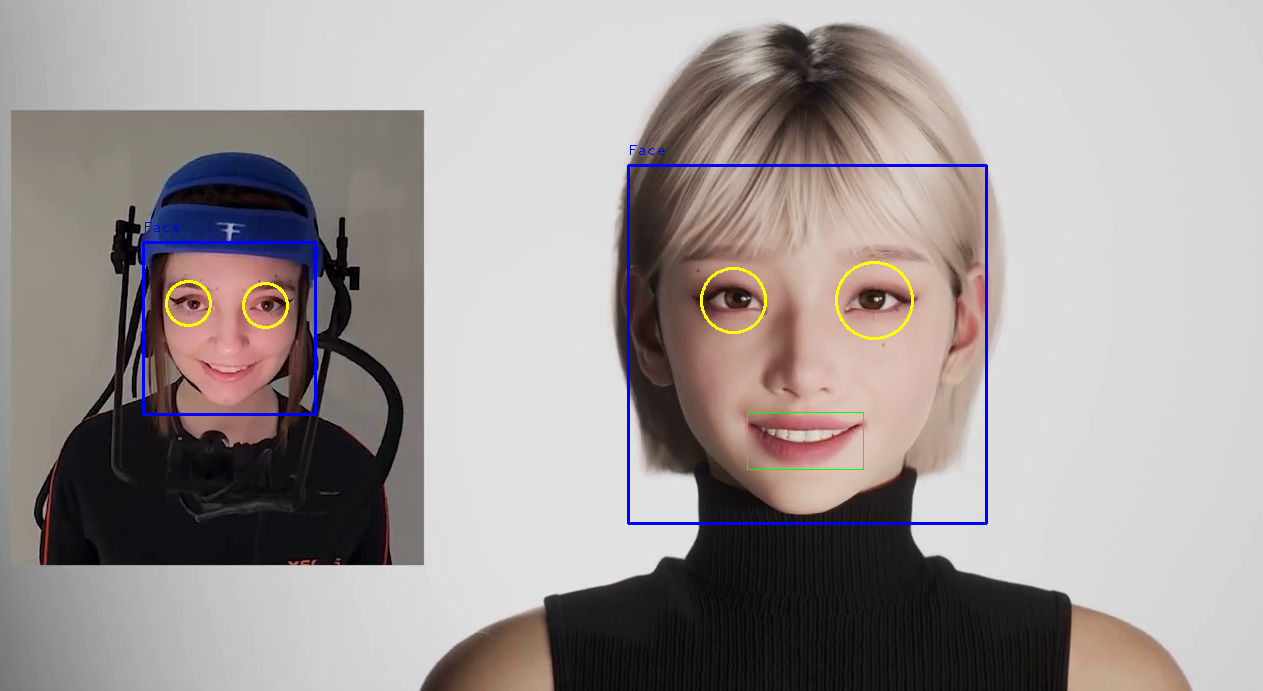
//> input picture Lab6/6.PNG, 1263 x 691 px, given in place of ZUA (Lab6).mp4, which was not available
$ ./6   (built with g++ and OpenCV 4)
//> lines starting //> are read from the running program, lines starting //| are printed output that depends on the picture; after the words box and inside, x2 and y2 are one past the last pixel; in counts of white or black regions, pixels touching at a corner belong together; pictures that were not available may be replaced by others from this repository, and a replacement may not be noted
#include <opencv2/opencv.hpp>
#include <iostream>

using namespace std;
using namespace cv;

int main() {
    // 1. Инициализация классификаторов
    CascadeClassifier faceSvm, eyeSvm, smileSvm;

    // Загрузка каскадов с проверкой
    if (!faceSvm.load("haarcascade_frontalface_default.xml") ||
        !eyeSvm.load("haarcascade_eye.xml") ||
        !smileSvm.load("haarcascade_smile.xml")) {
        cerr << "Ошибка: не удалось загрузить один из XML файлов каскада!" << endl;
        return -1;
    }

    // 2. Открытие видеофайла
    VideoCapture stream("ZUA (Lab6).mp4"); // Укажите верное расширение файла
    if (!stream.isOpened()) return -1;

    Mat frame, gray;

    while (stream.read(frame)) {
//> frame is the input picture: 691 rows x 1263 cols, CV_8UC3; mean B, G, R 150.5, 151.3, 158.4
        // Подготовка изображения (перевод в ч/б и выравнивание гистограммы для точности)
        cvtColor(frame, gray, COLOR_BGR2GRAY);
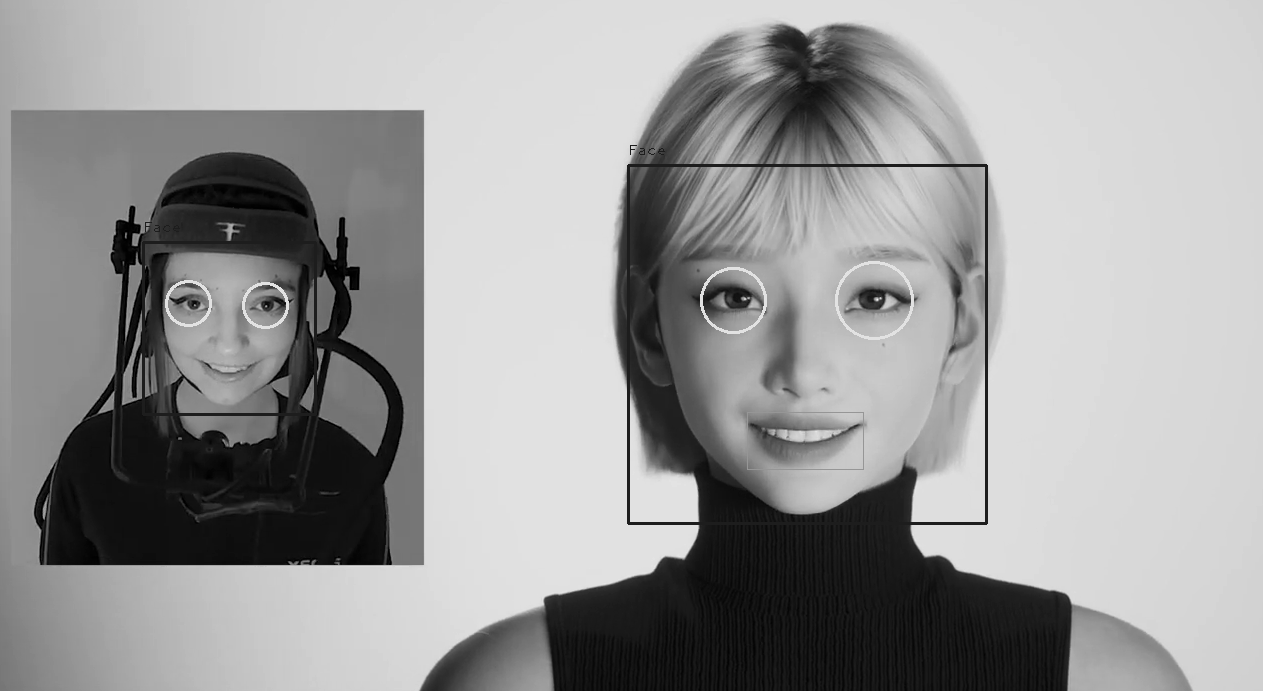
//> gray: 691 rows x 1263 cols, CV_8UC1; min 0, max 245, mean 153.4
        equalizeHist(gray, gray);
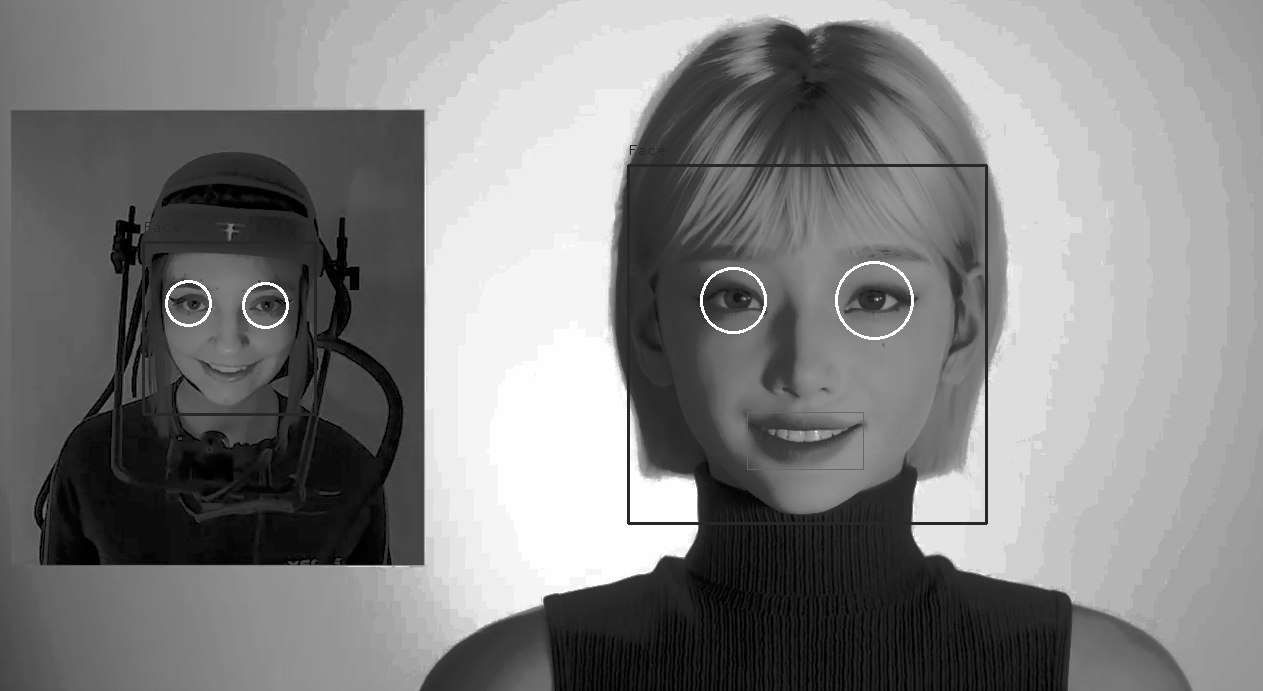
//> gray: 691 rows x 1263 cols, CV_8UC1; min 0, max 255, mean 129.5

        // Поиск лиц
        vector<Rect> faces;
        faceSvm.detectMultiScale(gray, faces, 1.15, 4, 0, Size(100, 100));
//> faces = 2 Rects (x, y, width, height): [144, 243, 156, 156], [635, 168, 349, 349]

        for (const auto& fBox : faces) {
            // Отрисовка лица: Квадрат (Синий)
            rectangle(frame, fBox, Scalar(255, 0, 0), 2);
            putText(frame, "Face", Point(fBox.x, fBox.y - 10), FONT_HERSHEY_PLAIN, 1.0, Scalar(255, 0, 0));

            // РАБОТА С ROI (Область лица)
            // Создаем мини-матрицы для поиска внутри лица
            Mat roiGray = gray(fBox);
            Mat roiColor = frame(fBox);

            // Поиск глаз внутри ROI лица
            vector<Rect> eyes;
            eyeSvm.detectMultiScale(roiGray, eyes, 1.1, 15, 0, Size(20, 20));
            for (const auto& eBox : eyes) {
                // Отрисовка глаз: Круг (Желтый)
                Point center(eBox.x + eBox.width / 2, eBox.y + eBox.height / 2);
                int radius = cvRound((eBox.width + eBox.height) * 0.25);
                circle(roiColor, center, radius, Scalar(0, 255, 255), 2);
            }

            // Поиск улыбки внутри ROI лица
            vector<Rect> smiles;
            // Увеличиваем minNeighbors (до 25-30), чтобы избежать ложных срабатываний
            smileSvm.detectMultiScale(roiGray, smiles, 1.8, 25, 0, Size(30, 30));
            for (const auto& sBox : smiles) {
                // Отрисовка улыбки: Квадрат (Зеленый)
                rectangle(roiColor, sBox, Scalar(0, 255, 0), 1);
            }
        }
//> this loop made 2 passes
//> (fBox, eyes) on pass 1: (Rect(144, 243, 156, 156), 1 Rect (x, y, width, height): [107, 51, 24, 24])
//> (fBox, smiles) on pass 2: (Rect(635, 168, 349, 349), 1 Rect (x, y, width, height): [112, 243, 117, 58])
//> pass 1, `putText(frame, "Face", Point(fBox.x, fBox.y - 10), FONT_HERSHEY_PLAIN,..`:
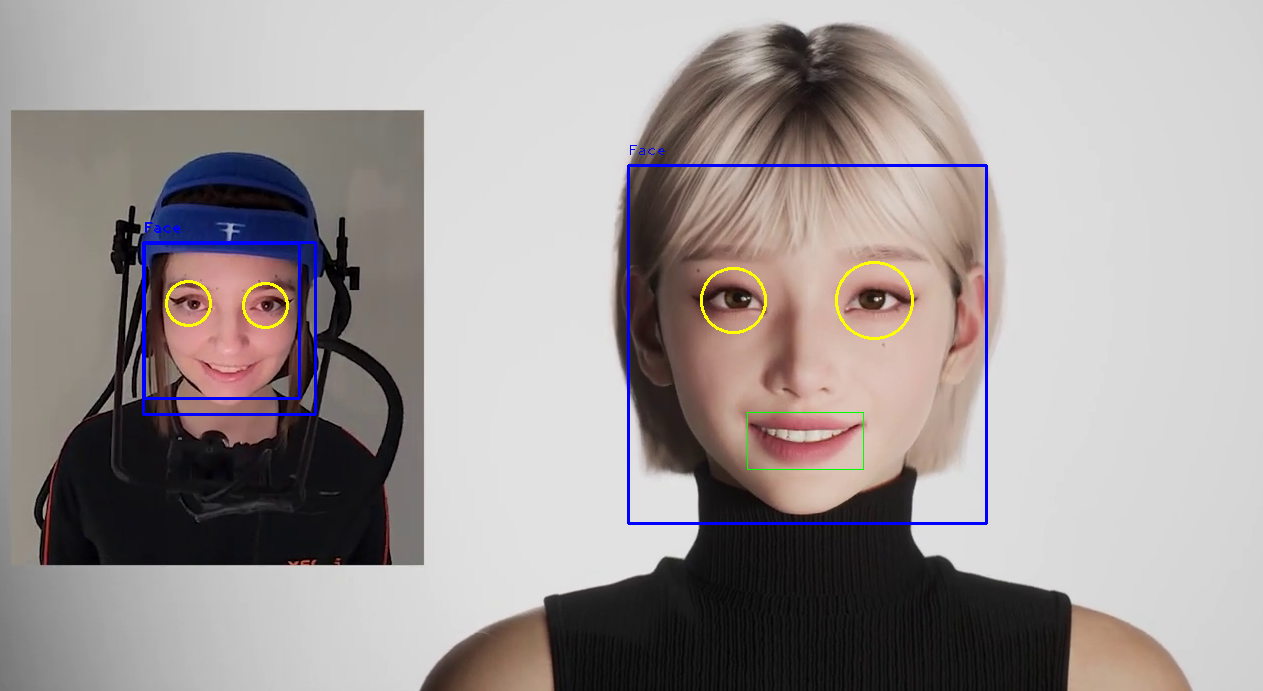
//> frame: 691 rows x 1263 cols, CV_8UC3; 0.15% of pixels changed, all inside (x1, y1, x2, y2) = (145, 223, 301, 400)
//> pass 1, `Mat roiGray = gray(fBox);`:
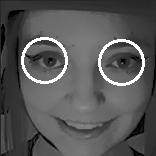
//> roiGray: 156 rows x 156 cols, CV_8UC1; min 0, max 255, mean 86.7
//> pass 1, `Mat roiColor = frame(fBox);`:
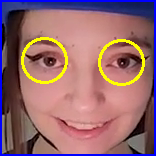
//> roiColor: 156 rows x 156 cols, CV_8UC3; mean B, G, R 110.4, 105.2, 148.2
//> pass 2, `putText(frame, "Face", Point(fBox.x, fBox.y - 10), FONT_HERSHEY_PLAIN,..`:
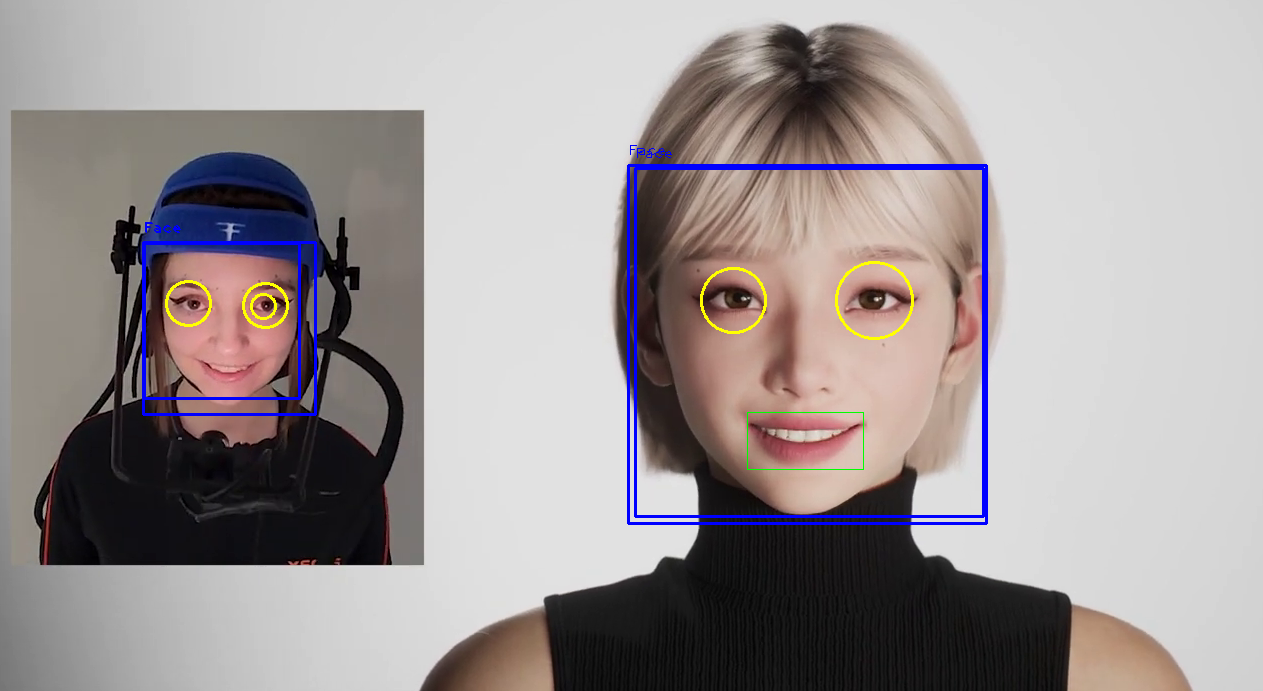
//> frame: 691 rows x 1263 cols, CV_8UC3; 0.51% of pixels changed, all inside (x1, y1, x2, y2) = (250, 148, 985, 518)
//> after the loop:
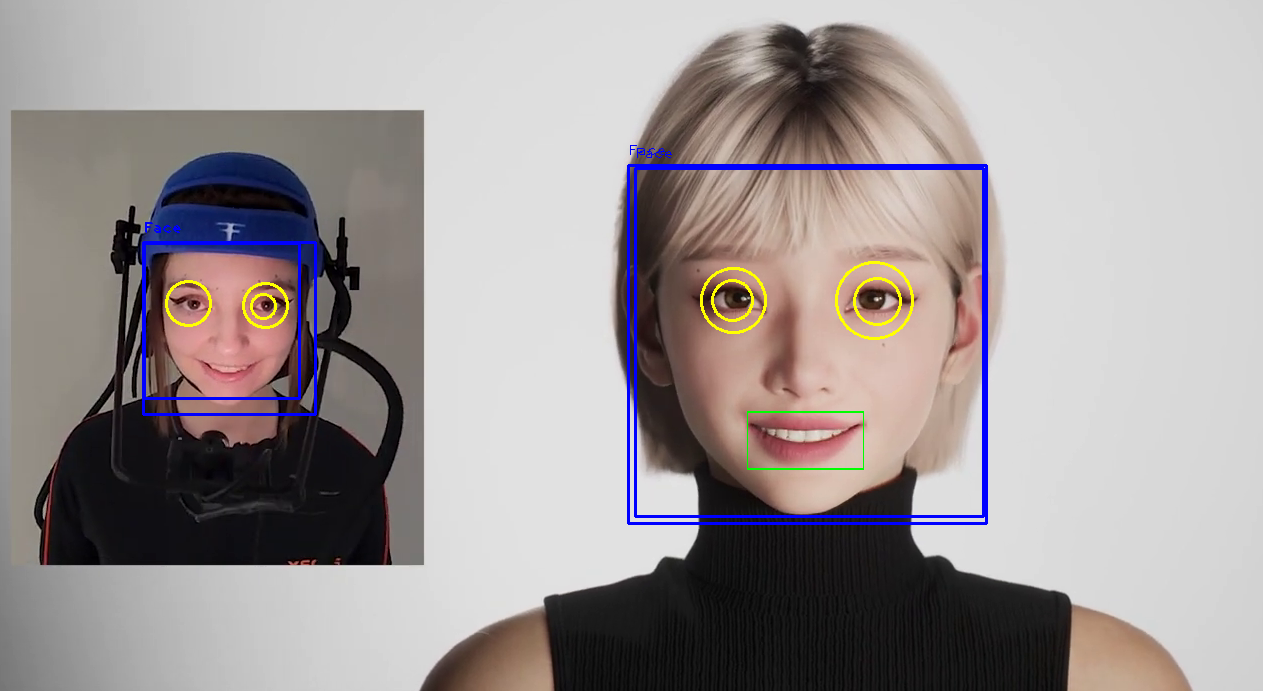
//> frame: 691 rows x 1263 cols, CV_8UC3; 0.12% of pixels changed, all inside (x1, y1, x2, y2) = (711, 277, 902, 469)

        imshow("Face Analysis Suite", frame);

        // Выход при нажатии Esc
        if (waitKey(30) == 27) break;
//> the Esc key is pressed
    }

    stream.release();
    destroyAllWindows();
    return 0;
}
